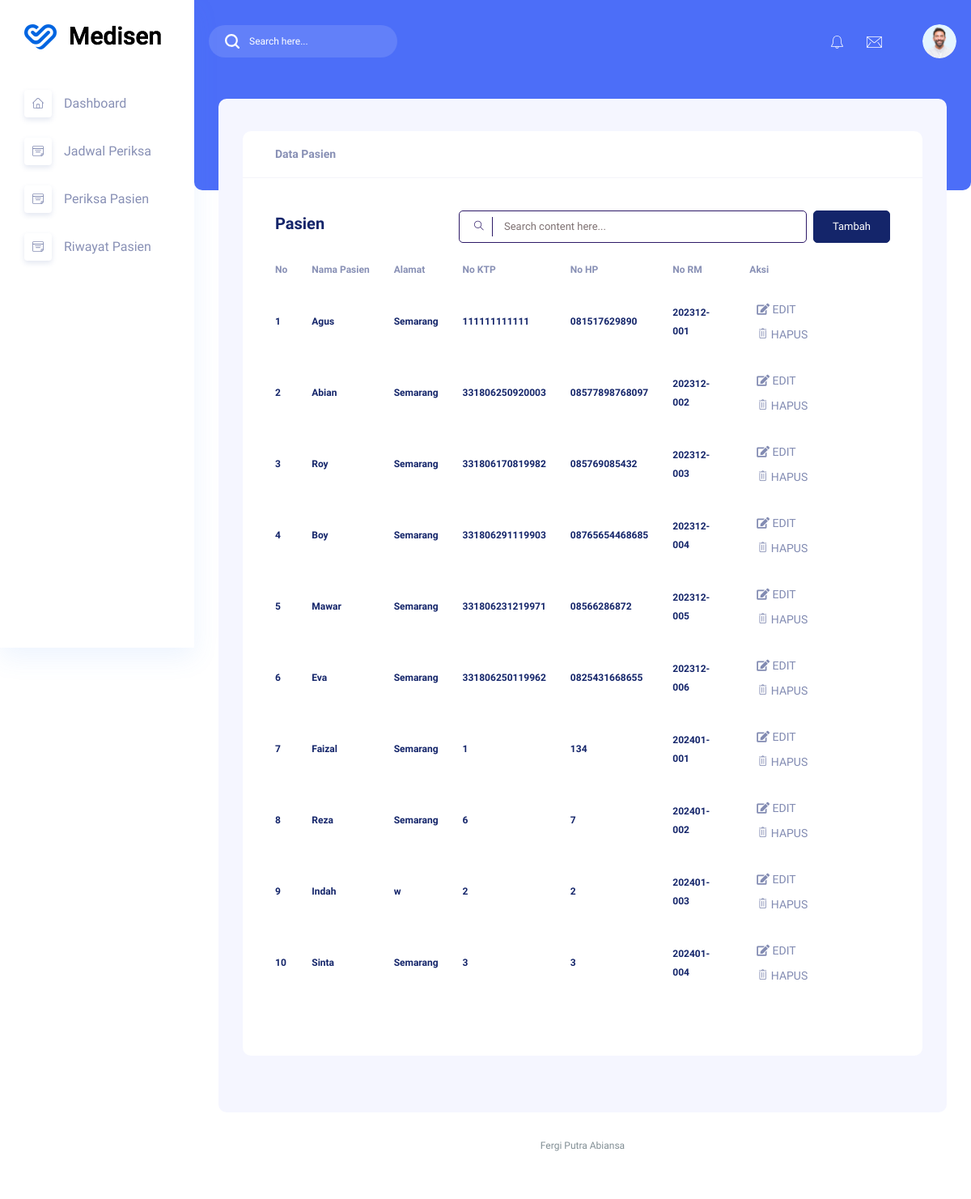
The page /admin/pasien.php (signed in) on the database as committed earlier.
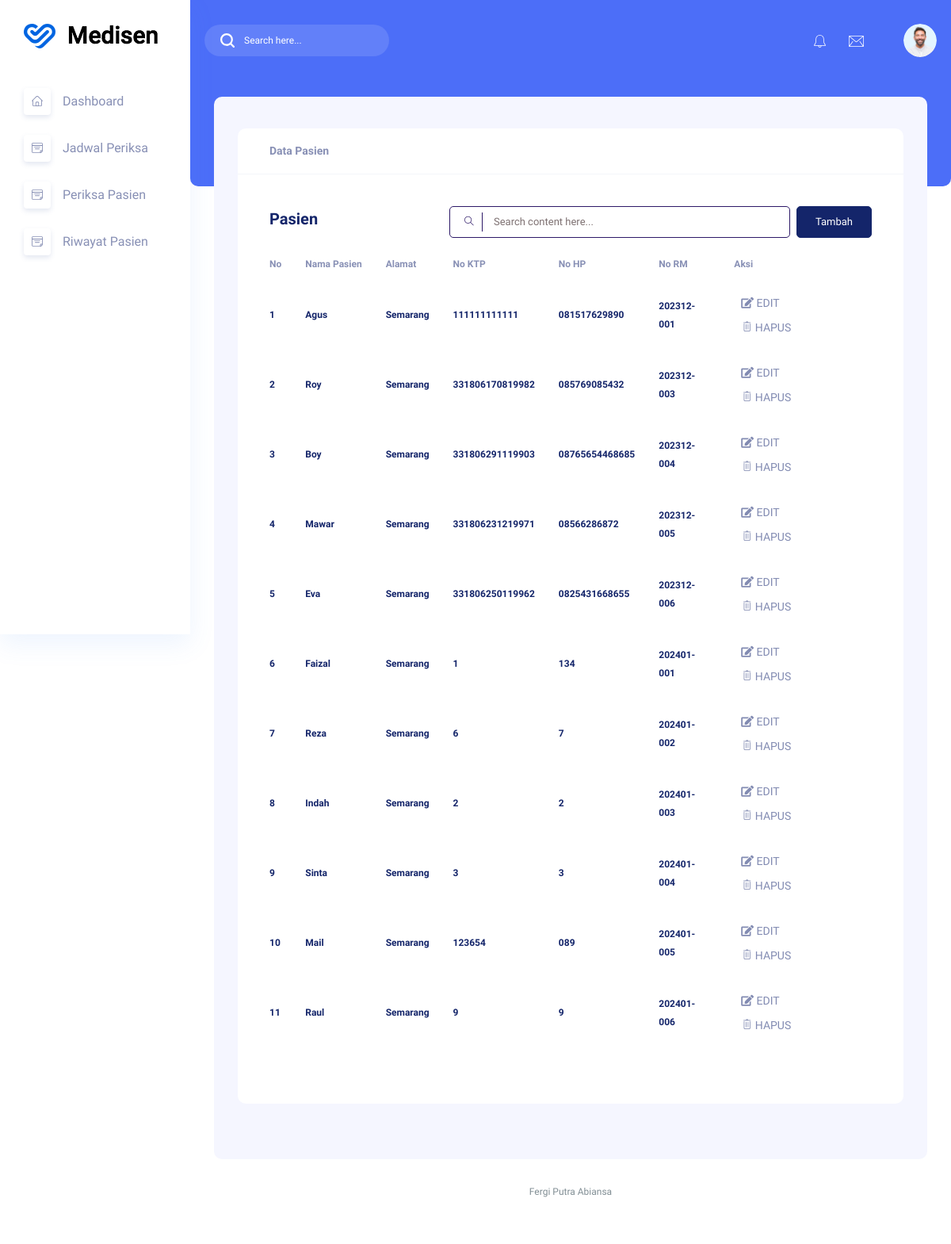
The same page on the database as committed later.
### tables this page shows
CREATE TABLE `pasien` (
  `id` int(11) UNSIGNED NOT NULL,
  `nama` varchar(255) NOT NULL,
  `password` varchar(255) DEFAULT NULL,
  `alamat` varchar(255) NOT NULL,
  `no_ktp` varchar(255) NOT NULL,
  `no_hp` varchar(50) NOT NULL,
  `no_rm` varchar(25) NOT NULL
);

### admin/pasien.php (the view, shortened to what this page needs)
<?php
include '../koneksi.php';
$pasien = mysqli_query($mysqli, "SELECT * FROM pasien");
?>
<!DOCTYPE html>
<html lang="zxx">
<head>
    <link rel="stylesheet" href="../assets/css/bootstrap1.min.css" />
    <link rel="stylesheet" href="../assets/vendors/themefy_icon/themify-icons.css" />
    <link rel="stylesheet" href="../assets/vendors/niceselect/css/nice-select.css" />
    <link rel="stylesheet" href="../assets/vendors/owl_carousel/css/owl.carousel.css" />
    <link rel="stylesheet" href="../assets/vendors/gijgo/gijgo.min.css" />
    <link rel="stylesheet" href="../assets/vendors/font_awesome/css/all.min.css" />
    <link rel="stylesheet" href="../assets/vendors/tagsinput/tagsinput.css" />
    <link rel="stylesheet" href="../assets/vendors/datepicker/date-picker.css" />
    <link rel="stylesheet" href="../assets/vendors/scroll/scrollable.css" />
    <link rel="stylesheet" href="../assets/vendors/datatable/css/jquery.dataTables.min.css" />
    <link rel="stylesheet" href="../assets/vendors/datatable/css/responsive.dataTables.min.css" />
    <link rel="stylesheet" href="../assets/vendors/datatable/css/buttons.dataTables.min.css" />
    <link rel="stylesheet" href="../assets/vendors/text_editor/summernote-bs4.css" />
    <link rel="stylesheet" href="../assets/vendors/morris/morris.css">
    <link rel="stylesheet" href="../assets/vendors/material_icon/material-icons.css" />
    <link rel="stylesheet" href="../assets/css/metisMenu.css">
    <link rel="stylesheet" href="../assets/css/style1.css" />
    <link rel="stylesheet" href="../assets/css/colors/default.css" id="colorSkinCSS">
</head>
<body class="crm_body_bg">
    <?php include '../components/sidebar.php'; ?>
    <section class="main_content dashboard_part large_header_bg">
        <?php include '../components/navbar.php'; ?>
        <div class="main_content_iner ">
            <div class="container-fluid p-0 ">
                <div class="row justify-content-center">
                    <div class="col-lg-12">
                        <div class="white_card card_height_100 mb_30">
                            <div class="white_card_header">
                                <div class="box_header m-0">
                                    <div class="main-title">
                                        <h3 class="m-0">Data Pasien</h3>
                                    </div>
                                </div>
                            </div>
                            <div class="white_card_body">
                                <div class="QA_section">
                                    <div class="white_box_tittle list_header">
                                        <h4>Pasien</h4>
                                        <div class="box_right d-flex lms_block">
                                            <div class="serach_field_2">
                                                <div class="search_inner">
                                                    <form Active="#">
                                                        <div class="search_field">
                                                            <input type="text" placeholder="Search content here..." />
                                                        </div>
                                                        <button type="submit">
                                                            <i class="ti-search"></i>
                                                        </button>
                                                    </form>
                                                </div>
                                            </div>
                                            <div class="add_button ms-2">
                                                <a href="tambah_pasien.php" class="btn_1">
                                                    Tambah
                                                </a>
                                            </div>
                                        </div>
                                    </div>
                                    <div class="QA_table mb_30">
                                        <table class="table lms_table_active">
                                            <thead>
                                                <tr>
                                                    <th scope="col">No</th>
                                                    <th scope="col">Nama Pasien</th>
                                                    <th scope="col">Alamat</th>
                                                    <th scope="col">No KTP</th>
                                                    <th scope="col">No HP</th>
                                                    <th scope="col">No RM</th>
                                                    <th scope="col">Aksi</th>
                                                </tr>
                                            </thead>
                                            <tbody>
                                                <?php
                                                $no = 1;
                                                while ($row = mysqli_fetch_array($pasien)) {
                                                ?>
                                                    <tr>
                                                        <td><?php echo $no++ ?></td>
                                                        <td><?php echo $row['nama'] ?></td>
                                                        <td><?php echo $row['alamat'] ?></td>
                                                        <td><?php echo $row['no_ktp'] ?></td>
                                                        <td><?php echo $row['no_hp'] ?></td>
                                                        <td><?php echo $row['no_rm'] ?></td>
                                                        <td>
                                                            <a href="edit_pasien.php?id=<?php echo $row['id']; ?>" class="btn btn-sm"><i class='fas fa-edit'></i> EDIT</a>
                                                            <a href="#" class="btn btn-sm" onclick="confirmDelete('<?php echo $row['id']; ?>', '<?php echo $row['nama']; ?>')"><i class='ti-trash'></i>
                                                                HAPUS
                                                            </a>
                                                        </td>
                                                    </tr>
                                                <?php } ?>
                                            </tbody>
                                        </table>
                                    </div>
                                </div>
                            </div>
                        </div>
                    </div>
                </div>
            </div>
        </div>
        <div class="footer_part">
            <div class="container-fluid">
                <div class="row">
                    <div class="col-lg-12">
                        <div class="footer_iner text-center">
                            <p> Fergi Putra Abiansa </p>
                        </div>
                    </div>
                </div>
            </div>
        </div>
    </section>
</body>
</html>

### components/sidebar.php (shortened to what this page needs)
<nav class="sidebar vertical-scroll  ps-container ps-theme-default ps-active-y">
    <div class="logo d-flex justify-content-between">
        <a href="index.php"><img src="../assets/img/logo3.png" alt></a>
    </div>
    <ul id="sidebar_menu">
        <?php
        if ($_SESSION['akses'] == "admin") {
            echo '<li class="mm-active">
                    <a href="index.php" aria-expanded="false">
                        <div class="icon_menu">
                            <img src="../assets/img/menu-icon/dashboard.svg" alt>
                        </div>
                        <span>Dashboard</span>
                    </a>
                </li>
                <li class>
                    <a href="pasien.php" aria-expanded="false">
                        <div class="icon_menu">
                            <img src="../assets/img/menu-icon/4.svg" alt>
                        </div>
                        <span>Data Pasien</span>
                    </a>
                </li>
                <li class>
                    <a href="dokter.php" aria-expanded="false">
                        <div class="icon_menu">
                            <img src="../assets/img/menu-icon/4.svg" alt>
                        </div>
                        <span>Data Dokter</span>
                    </a>
                </li>
                <li class>
                    <a href="poli.php" aria-expanded="false">
                        <div class="icon_menu">
                            <img src="../assets/img/menu-icon/4.svg" alt>
                        </div>
                        <span>Data Poli</span>
                    </a>
                </li>
                <li class>
                    <a href="obat.php" aria-expanded="false">
                        <div class="icon_menu">
                            <img src="../assets/img/menu-icon/4.svg" alt>
                        </div>
                        <span>Data Obat</span>
                    </a>
                </li>';
            } else if ($_SESSION['akses'] == "dokter") {
                echo '<li class="mm-active">
                        <a href="index.php" aria-expanded="false">
                            <div class="icon_menu">
                                <img src="../assets/img/menu-icon/dashboard.svg" alt>
                            </div>
                            <span>Dashboard</span>
                        </a>
                    </li>
                    <li class>
                        <a href="jadwal_periksa.php" aria-expanded="false">
                            <div class="icon_menu">
                                <img src="../assets/img/menu-icon/4.svg" alt>
                            </div>
                            <span>Jadwal Periksa</span>
                        </a>
                    </li>
                    <li class>
                        <a href="data_periksa.php" aria-expanded="false">
                            <div class="icon_menu">
                                <img src="../assets/img/menu-icon/4.svg" alt>
                            </div>
                            <span>Periksa Pasien</span>
                        </a>
                    </li>
                    <li class>
                        <a href="riwayat.php" aria-expanded="false">
                            <div class="icon_menu">
                                <img src="../assets/img/menu-icon/4.svg" alt>
                            </div>
                            <span>Riwayat Pasien</span>
                        </a>
                    </li>';
            } else if ($_SESSION['akses'] == "pasien") {
                echo '<li class="mm-active">
                        <a href="index.php" aria-expanded="false">
                            <div class="icon_menu">
                                <img src="../assets/img/menu-icon/dashboard.svg" alt>
                            </div>
                            <span>Dashboard</span>
                        </a>
                    </li>
                    <li class>
                        <a href="daftar_poli.php" aria-expanded="false">
                            <div class="icon_menu">
                                <img src="../assets/img/menu-icon/4.svg" alt>
                            </div>
                            <span>Daftar Poli</span>
                        </a>
                    </li>';
            }
        ?>
    </ul>
</nav>

### components/navbar.php (shortened to what this page needs)
<div class="container-fluid g-0">
    <div class="row">
        <div class="col-lg-12 p-0 ">
            <div class="header_iner d-flex justify-content-between align-items-center">
                <div class="serach_field-area d-flex align-items-center">
                    <div class="search_inner">
                        <form action="#">
                            <div class="search_field">
                                <input type="text" placeholder="Search here...">
                            </div>
                            <button type="submit"> <img src="../assets/img/icon/icon_search.svg" alt> </button>
                        </form>
                    </div>
                </div>
                <div class="header_right d-flex justify-content-between align-items-center">
                    <div class="header_notification_warp d-flex align-items-center">
                        <li>
                            <a href="#"> <img src="../assets/img/icon/bell.svg" alt></a>
                        </li>
                        <li>
                            <a href="#"> <img src="../assets/img/icon/msg.svg" alt> </a>
                        </li>
                    </div>
                    <div class="profile_info">
                        <img src="../assets/img/client_img.png" alt="#">
                    </div>
                </div>
            </div>
        </div>
    </div>
</div>

Rows that differ between the two databases and show on the page:
removed pasien: nama "Abian", alamat "Semarang", no_ktp "331806250920003", no_hp "08577898768097", no_rm "202312-002"
changed pasien "Indah": alamat "w" → "Semarang"
added pasien: nama "Mail", alamat "Semarang", no_ktp "123654", no_hp "089", no_rm "202401-005"
added pasien: nama "Raul", alamat "Semarang", no_ktp "9", no_hp "9", no_rm "202401-006"
